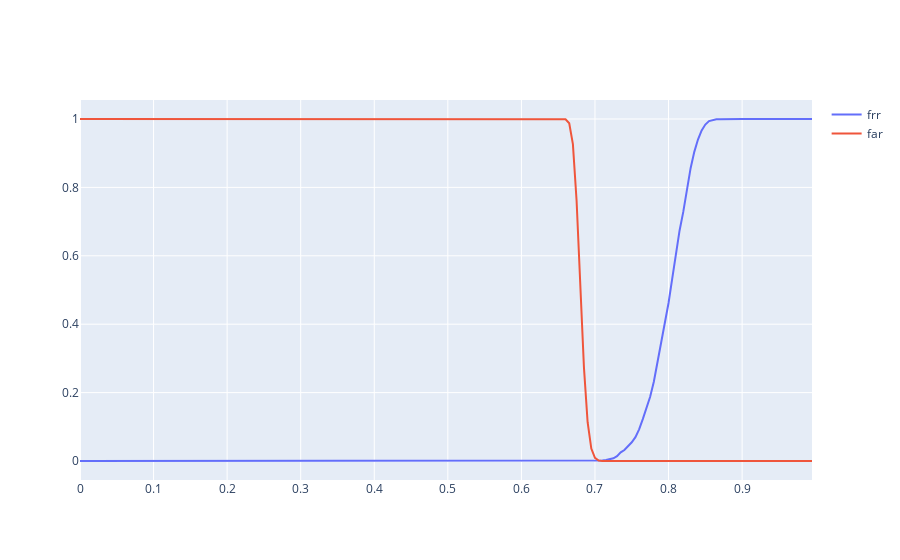

Notebook code for this chart:
### Code cell
fars, frrs, fars_fit = [], [], []
err = 0
for i in range(len(bins_same)):
    frrs.append(counts_same[:i].sum() / counts_same.sum())
    fars.append(counts_not_same[i:].sum() / counts_not_same.sum())

fig = go.Figure(data=[
        go.Scatter(x=bins_not_same, y=frrs, name='frr'),
        go.Scatter(x=bins_same, y=fars, name='far'),
])
fig.show()

### Figure 1 — Plotly figure (JSON) as saved in the notebook; plotly's stock layout.template omitted (floating-point values rounded to 4 significant figures; data arrays with more than 128 entries replaced by an {"elided": "..."} marker saying what was removed)
{"data": [{"name": "frr", "type": "scatter", "x": {"elided": "200 float values"}, "y": {"elided": "200 float values"}}, {"name": "far", "type": "scatter", "x": {"elided": "200 float values"}, "y": {"elided": "200 float values"}}], "layout": {}}
